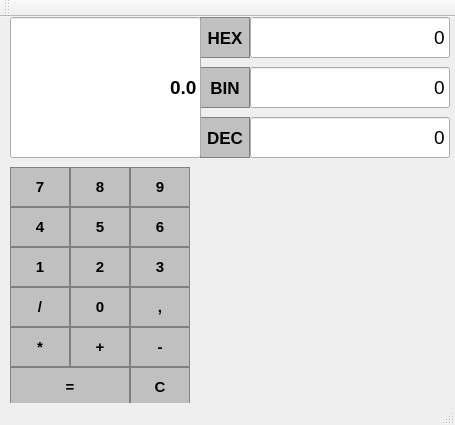
<?xml version="1.0" encoding="UTF-8"?>
<ui version="4.0">
 <class>kukulatorClass</class>
 <widget class="QMainWindow" name="kukulatorClass">
  <property name="geometry">
   <rect>
    <x>0</x>
    <y>0</y>
    <width>455</width>
    <height>425</height>
   </rect>
  </property>
  <property name="windowTitle">
   <string>kukulator</string>
  </property>
  <widget class="QWidget" name="centralWidget">
   <widget class="QPushButton" name="b_dec">
    <property name="geometry">
     <rect>
      <x>200</x>
      <y>100</y>
      <width>50</width>
      <height>41</height>
     </rect>
    </property>
    <property name="font">
     <font>
      <pointsize>13</pointsize>
      <bold>true</bold>
     </font>
    </property>
    <property name="styleSheet">
     <string notr="true">QPushButton{
	background-color: #C0C0C0;
	border: 1px solid gray;
	padding: 5px;
}
QPushButton:pressed{
	background-color: 00FF00;
	border: 1px solid gray;
	padding: 5px;
}</string>
    </property>
    <property name="text">
     <string>DEC</string>
    </property>
   </widget>
   <widget class="QPushButton" name="b_4">
    <property name="geometry">
     <rect>
      <x>10</x>
      <y>190</y>
      <width>60</width>
      <height>40</height>
     </rect>
    </property>
    <property name="font">
     <font>
      <pointsize>11</pointsize>
      <bold>true</bold>
     </font>
    </property>
    <property name="styleSheet">
     <string notr="true">QPushButton{
	background-color: #C0C0C0;
	border: 1px solid gray;
	padding: 5px;
}
QPushButton:pressed{
	background-color: A9A9A9;
	border: 1px solid gray;
	padding: 5px;
}</string>
    </property>
    <property name="text">
     <string>4</string>
    </property>
   </widget>
   <widget class="QPushButton" name="b_1">
    <property name="geometry">
     <rect>
      <x>10</x>
      <y>230</y>
      <width>60</width>
      <height>40</height>
     </rect>
    </property>
    <property name="font">
     <font>
      <pointsize>11</pointsize>
      <bold>true</bold>
     </font>
    </property>
    <property name="styleSheet">
     <string notr="true">QPushButton{
	background-color: #C0C0C0;
	border: 1px solid gray;
	padding: 5px;
}
QPushButton:pressed{
	background-color: A9A9A9;
	border: 1px solid gray;
	padding: 5px;
}</string>
    </property>
    <property name="text">
     <string>1</string>
    </property>
   </widget>
   <widget class="QPushButton" name="b_7">
    <property name="geometry">
     <rect>
      <x>10</x>
      <y>150</y>
      <width>60</width>
      <height>40</height>
     </rect>
    </property>
    <property name="font">
     <font>
      <pointsize>11</pointsize>
      <bold>true</bold>
     </font>
    </property>
    <property name="styleSheet">
     <string notr="true">QPushButton{
	background-color: #C0C0C0;
	border: 1px solid gray;
	padding: 5px;
}
QPushButton:pressed{
	background-color: A9A9A9;
	border: 1px solid gray;
	padding: 5px;
}</string>
    </property>
    <property name="text">
     <string>7</string>
    </property>
   </widget>
   <widget class="QPushButton" name="b_bin">
    <property name="geometry">
     <rect>
      <x>200</x>
      <y>50</y>
      <width>50</width>
      <height>41</height>
     </rect>
    </property>
    <property name="font">
     <font>
      <pointsize>13</pointsize>
      <bold>true</bold>
     </font>
    </property>
    <property name="styleSheet">
     <string notr="true">QPushButton{
	background-color: #C0C0C0;
	border: 1px solid gray;
	padding: 5px;
}
QPushButton:pressed{
	background-color: 00FF00;
	border: 1px solid gray;
	padding: 5px;
}</string>
    </property>
    <property name="text">
     <string>BIN</string>
    </property>
   </widget>
   <widget class="QPushButton" name="b_5">
    <property name="geometry">
     <rect>
      <x>70</x>
      <y>190</y>
      <width>60</width>
      <height>40</height>
     </rect>
    </property>
    <property name="font">
     <font>
      <pointsize>11</pointsize>
      <bold>true</bold>
     </font>
    </property>
    <property name="styleSheet">
     <string notr="true">QPushButton{
	background-color: #C0C0C0;
	border: 1px solid gray;
	padding: 5px;
}
QPushButton:pressed{
	background-color: A9A9A9;
	border: 1px solid gray;
	padding: 5px;
}</string>
    </property>
    <property name="text">
     <string>5</string>
    </property>
   </widget>
   <widget class="QPushButton" name="b_2">
    <property name="geometry">
     <rect>
      <x>70</x>
      <y>230</y>
      <width>60</width>
      <height>40</height>
     </rect>
    </property>
    <property name="font">
     <font>
      <pointsize>11</pointsize>
      <bold>true</bold>
     </font>
    </property>
    <property name="styleSheet">
     <string notr="true">QPushButton{
	background-color: #C0C0C0;
	border: 1px solid gray;
	padding: 5px;
}
QPushButton:pressed{
	background-color: A9A9A9;
	border: 1px solid gray;
	padding: 5px;
}</string>
    </property>
    <property name="text">
     <string>2</string>
    </property>
   </widget>
   <widget class="QPushButton" name="b_8">
    <property name="geometry">
     <rect>
      <x>70</x>
      <y>150</y>
      <width>60</width>
      <height>40</height>
     </rect>
    </property>
    <property name="font">
     <font>
      <pointsize>11</pointsize>
      <bold>true</bold>
     </font>
    </property>
    <property name="styleSheet">
     <string notr="true">QPushButton{
	background-color: #C0C0C0;
	border: 1px solid gray;
	padding: 5px;
}
QPushButton:pressed{
	background-color: A9A9A9;
	border: 1px solid gray;
	padding: 5px;
}</string>
    </property>
    <property name="text">
     <string>8</string>
    </property>
   </widget>
   <widget class="QPushButton" name="b_hex">
    <property name="geometry">
     <rect>
      <x>200</x>
      <y>0</y>
      <width>50</width>
      <height>41</height>
     </rect>
    </property>
    <property name="font">
     <font>
      <pointsize>13</pointsize>
      <bold>true</bold>
     </font>
    </property>
    <property name="styleSheet">
     <string notr="true">QPushButton{
	background-color: #C0C0C0;
	border: 1px solid gray;
	padding: 5px;
}
QPushButton:pressed{
	background-color: 00FF00;
	border: 1px solid gray;
	padding: 5px;
}</string>
    </property>
    <property name="text">
     <string>HEX</string>
    </property>
   </widget>
   <widget class="QPushButton" name="b_6">
    <property name="geometry">
     <rect>
      <x>130</x>
      <y>190</y>
      <width>60</width>
      <height>40</height>
     </rect>
    </property>
    <property name="font">
     <font>
      <pointsize>11</pointsize>
      <bold>true</bold>
     </font>
    </property>
    <property name="styleSheet">
     <string notr="true">QPushButton{
	background-color: #C0C0C0;
	border: 1px solid gray;
	padding: 5px;
}
QPushButton:pressed{
	background-color: A9A9A9;
	border: 1px solid gray;
	padding: 5px;
}</string>
    </property>
    <property name="text">
     <string>6</string>
    </property>
   </widget>
   <widget class="QPushButton" name="b_3">
    <property name="geometry">
     <rect>
      <x>130</x>
      <y>230</y>
      <width>60</width>
      <height>40</height>
     </rect>
    </property>
    <property name="font">
     <font>
      <pointsize>11</pointsize>
      <bold>true</bold>
     </font>
    </property>
    <property name="styleSheet">
     <string notr="true">QPushButton{
	background-color: #C0C0C0;
	border: 1px solid gray;
	padding: 5px;
}
QPushButton:pressed{
	background-color: A9A9A9;
	border: 1px solid gray;
	padding: 5px;
}</string>
    </property>
    <property name="text">
     <string>3</string>
    </property>
   </widget>
   <widget class="QPushButton" name="b_9">
    <property name="geometry">
     <rect>
      <x>130</x>
      <y>150</y>
      <width>60</width>
      <height>40</height>
     </rect>
    </property>
    <property name="font">
     <font>
      <pointsize>11</pointsize>
      <bold>true</bold>
     </font>
    </property>
    <property name="styleSheet">
     <string notr="true">QPushButton{
	background-color: #C0C0C0;
	border: 1px solid gray;
	padding: 5px;
}
QPushButton:pressed{
	background-color: A9A9A9;
	border: 1px solid gray;
	padding: 5px;
}</string>
    </property>
    <property name="text">
     <string>9</string>
    </property>
   </widget>
   <widget class="QPushButton" name="b_plus">
    <property name="geometry">
     <rect>
      <x>70</x>
      <y>310</y>
      <width>60</width>
      <height>40</height>
     </rect>
    </property>
    <property name="font">
     <font>
      <pointsize>11</pointsize>
      <bold>true</bold>
     </font>
    </property>
    <property name="styleSheet">
     <string notr="true">QPushButton{
	background-color: #C0C0C0;
	border: 1px solid gray;
	padding: 5px;
}
QPushButton:pressed{
	background-color: A9A9A9;
	border: 1px solid gray;
	padding: 5px;
}</string>
    </property>
    <property name="text">
     <string>+</string>
    </property>
   </widget>
   <widget class="QPushButton" name="b_multiply">
    <property name="geometry">
     <rect>
      <x>10</x>
      <y>310</y>
      <width>60</width>
      <height>40</height>
     </rect>
    </property>
    <property name="font">
     <font>
      <pointsize>11</pointsize>
      <bold>true</bold>
     </font>
    </property>
    <property name="styleSheet">
     <string notr="true">QPushButton{
	background-color: #C0C0C0;
	border: 1px solid gray;
	padding: 5px;
}
QPushButton:pressed{
	background-color: A9A9A9;
	border: 1px solid gray;
	padding: 5px;
}</string>
    </property>
    <property name="text">
     <string>*</string>
    </property>
   </widget>
   <widget class="QPushButton" name="b_0">
    <property name="geometry">
     <rect>
      <x>70</x>
      <y>270</y>
      <width>60</width>
      <height>40</height>
     </rect>
    </property>
    <property name="font">
     <font>
      <pointsize>11</pointsize>
      <bold>true</bold>
     </font>
    </property>
    <property name="styleSheet">
     <string notr="true">QPushButton{
	background-color: #C0C0C0;
	border: 1px solid gray;
	padding: 5px;
}
QPushButton:pressed{
	background-color: A9A9A9;
	border: 1px solid gray;
	padding: 5px;
}</string>
    </property>
    <property name="text">
     <string>0</string>
    </property>
   </widget>
   <widget class="QPushButton" name="b_dot">
    <property name="geometry">
     <rect>
      <x>130</x>
      <y>270</y>
      <width>60</width>
      <height>40</height>
     </rect>
    </property>
    <property name="font">
     <font>
      <pointsize>11</pointsize>
      <bold>true</bold>
     </font>
    </property>
    <property name="styleSheet">
     <string notr="true">QPushButton{
	background-color: #C0C0C0;
	border: 1px solid gray;
	padding: 5px;
}
QPushButton:pressed{
	background-color: A9A9A9;
	border: 1px solid gray;
	padding: 5px;
}</string>
    </property>
    <property name="text">
     <string>,</string>
    </property>
   </widget>
   <widget class="QPushButton" name="b_minus">
    <property name="geometry">
     <rect>
      <x>130</x>
      <y>310</y>
      <width>60</width>
      <height>40</height>
     </rect>
    </property>
    <property name="font">
     <font>
      <pointsize>11</pointsize>
      <bold>true</bold>
     </font>
    </property>
    <property name="styleSheet">
     <string notr="true">QPushButton{
	background-color: #C0C0C0;
	border: 1px solid gray;
	padding: 5px;
}
QPushButton:pressed{
	background-color: A9A9A9;
	border: 1px solid gray;
	padding: 5px;
}</string>
    </property>
    <property name="text">
     <string>-</string>
    </property>
   </widget>
   <widget class="QPushButton" name="b_devide">
    <property name="geometry">
     <rect>
      <x>10</x>
      <y>270</y>
      <width>60</width>
      <height>40</height>
     </rect>
    </property>
    <property name="font">
     <font>
      <pointsize>11</pointsize>
      <bold>true</bold>
     </font>
    </property>
    <property name="styleSheet">
     <string notr="true">QPushButton{
	background-color: #C0C0C0;
	border: 1px solid gray;
	padding: 5px;
}
QPushButton:pressed{
	background-color: A9A9A9;
	border: 1px solid gray;
	padding: 5px;
}</string>
    </property>
    <property name="text">
     <string>/</string>
    </property>
   </widget>
   <widget class="QPushButton" name="b_equals">
    <property name="geometry">
     <rect>
      <x>10</x>
      <y>350</y>
      <width>120</width>
      <height>40</height>
     </rect>
    </property>
    <property name="font">
     <font>
      <pointsize>11</pointsize>
      <bold>true</bold>
     </font>
    </property>
    <property name="styleSheet">
     <string notr="true">QPushButton{
	background-color: #C0C0C0;
	border: 1px solid gray;
	padding: 5px;
}
QPushButton:pressed{
	background-color: A9A9A9;
	border: 1px solid gray;
	padding: 5px;
}</string>
    </property>
    <property name="text">
     <string>=</string>
    </property>
   </widget>
   <widget class="QLineEdit" name="lineEdit">
    <property name="geometry">
     <rect>
      <x>10</x>
      <y>0</y>
      <width>191</width>
      <height>141</height>
     </rect>
    </property>
    <property name="font">
     <font>
      <pointsize>14</pointsize>
      <bold>true</bold>
     </font>
    </property>
    <property name="text">
     <string>0.0</string>
    </property>
    <property name="cursorPosition">
     <number>3</number>
    </property>
    <property name="alignment">
     <set>Qt::AlignmentFlag::AlignRight|Qt::AlignmentFlag::AlignTrailing|Qt::AlignmentFlag::AlignVCenter</set>
    </property>
    <property name="readOnly">
     <bool>true</bool>
    </property>
   </widget>
   <widget class="QLineEdit" name="lineEdit_hex">
    <property name="geometry">
     <rect>
      <x>250</x>
      <y>0</y>
      <width>200</width>
      <height>41</height>
     </rect>
    </property>
    <property name="font">
     <font>
      <pointsize>14</pointsize>
     </font>
    </property>
    <property name="text">
     <string>0</string>
    </property>
    <property name="cursorPosition">
     <number>1</number>
    </property>
    <property name="alignment">
     <set>Qt::AlignmentFlag::AlignRight|Qt::AlignmentFlag::AlignTrailing|Qt::AlignmentFlag::AlignVCenter</set>
    </property>
    <property name="readOnly">
     <bool>false</bool>
    </property>
   </widget>
   <widget class="QLineEdit" name="lineEdit_bin">
    <property name="geometry">
     <rect>
      <x>250</x>
      <y>50</y>
      <width>200</width>
      <height>41</height>
     </rect>
    </property>
    <property name="font">
     <font>
      <pointsize>14</pointsize>
     </font>
    </property>
    <property name="text">
     <string>0</string>
    </property>
    <property name="cursorPosition">
     <number>1</number>
    </property>
    <property name="alignment">
     <set>Qt::AlignmentFlag::AlignRight|Qt::AlignmentFlag::AlignTrailing|Qt::AlignmentFlag::AlignVCenter</set>
    </property>
    <property name="readOnly">
     <bool>false</bool>
    </property>
   </widget>
   <widget class="QLineEdit" name="lineEdit_dec">
    <property name="geometry">
     <rect>
      <x>250</x>
      <y>100</y>
      <width>200</width>
      <height>41</height>
     </rect>
    </property>
    <property name="font">
     <font>
      <pointsize>14</pointsize>
     </font>
    </property>
    <property name="text">
     <string>0</string>
    </property>
    <property name="cursorPosition">
     <number>1</number>
    </property>
    <property name="alignment">
     <set>Qt::AlignmentFlag::AlignRight|Qt::AlignmentFlag::AlignTrailing|Qt::AlignmentFlag::AlignVCenter</set>
    </property>
    <property name="readOnly">
     <bool>false</bool>
    </property>
   </widget>
   <widget class="QPushButton" name="b_clear">
    <property name="geometry">
     <rect>
      <x>130</x>
      <y>350</y>
      <width>60</width>
      <height>40</height>
     </rect>
    </property>
    <property name="font">
     <font>
      <pointsize>11</pointsize>
      <bold>true</bold>
     </font>
    </property>
    <property name="styleSheet">
     <string notr="true">QPushButton{
	background-color: #C0C0C0;
	border: 1px solid gray;
	padding: 5px;
}
QPushButton:pressed{
	background-color: A9A9A9;
	border: 1px solid gray;
	padding: 5px;
}</string>
    </property>
    <property name="text">
     <string>C</string>
    </property>
   </widget>
  </widget>
  <widget class="QToolBar" name="mainToolBar">
   <attribute name="toolBarArea">
    <enum>TopToolBarArea</enum>
   </attribute>
   <attribute name="toolBarBreak">
    <bool>false</bool>
   </attribute>
  </widget>
  <widget class="QStatusBar" name="statusBar"/>
 </widget>
 <layoutdefault spacing="6" margin="11"/>
 <resources>
  <include location="kukulator.qrc"/>
 </resources>
 <connections/>
</ui>
